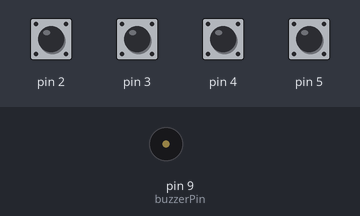
A sketch run on a simulated Arduino Uno, built with avr-gcc and run on an emulated ATmega328P. Parts: buzzer (waves = sounding). Inputs (shaded band) come from the test bench; at power-on: pin 2–5 HIGH.

Above: at 1.2 s.
1.3 s: pin 2 pulled LOW for 0.15 s
At 1.37 s:
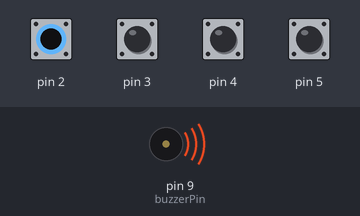
Timing chart, 0 to 4.3 s (numbered marks = the images above; inputs shaded):
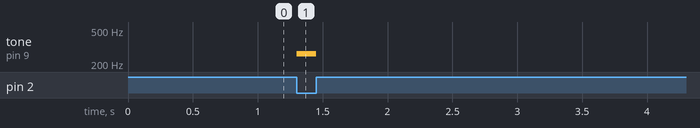

The sketch:

mini_synth.ino
```cpp
#define buzzerPin 9

void setup() {
  for (int i = 2; i <= 5; i++) {
    pinMode(i, INPUT_PULLUP); // Use internal pull-ups
  }
  pinMode(buzzerPin, OUTPUT);
}

void loop() {
  if (digitalRead(2) == LOW) tone(buzzerPin, 262); // C
  else if (digitalRead(3) == LOW) tone(buzzerPin, 294); // D
  else if (digitalRead(4) == LOW) tone(buzzerPin, 330); // E
  else if (digitalRead(5) == LOW) tone(buzzerPin, 392); // G
  else noTone(buzzerPin);
}
```

Measured:
- after the input at 1.3 s, tone on pin 9 (buzzerPin): silent → 262 Hz at once, → silent 0.15 s later
